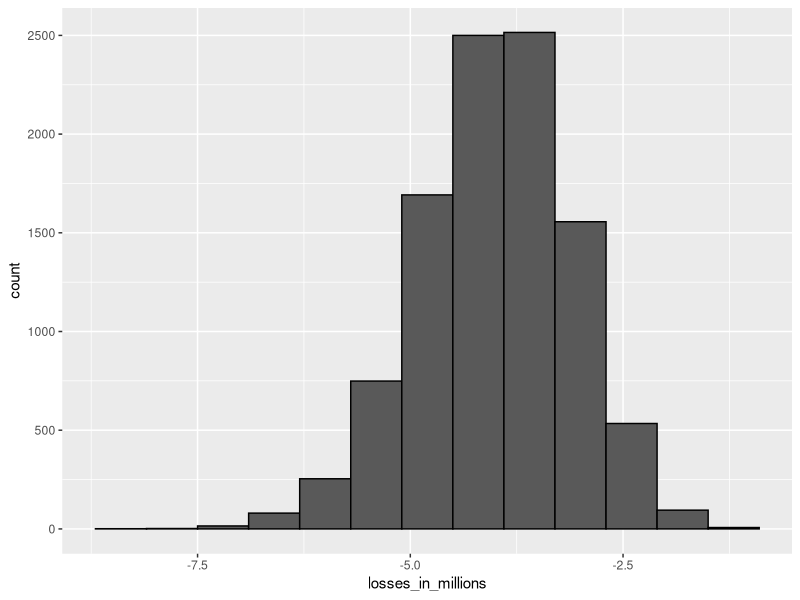
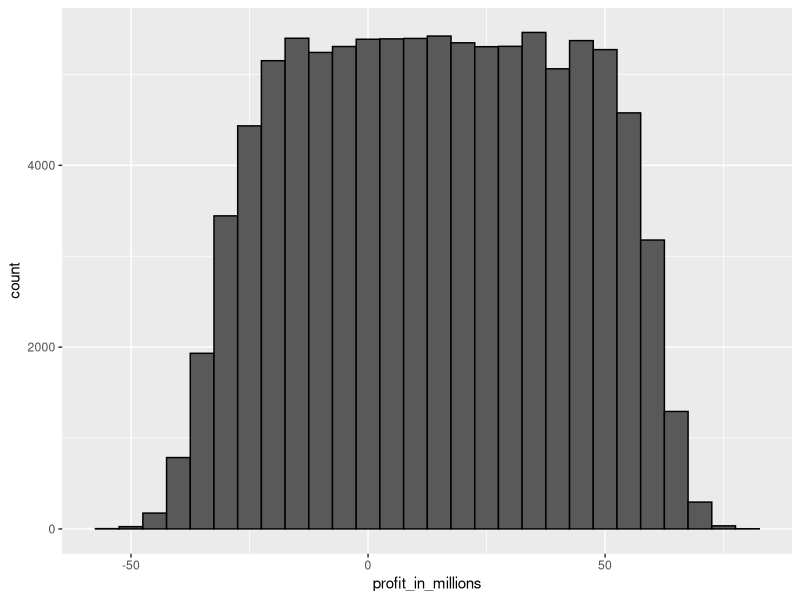

These figures' R source, in order:
## ---- chunk 1
n <- 1000
loss_per_foreclosure <- -200000
p <- 0.02
defaults <- sample( c(0,1), n, prob=c(1-p, p), replace = TRUE)
sum(defaults * loss_per_foreclosure)
## ---- chunk 2
B <- 10000
losses <- replicate(B, {
defaults <- sample( c(0,1), n, prob=c(1-p, p), replace = TRUE)
sum(defaults * loss_per_foreclosure)
})
## ---- chunk 3
library(tidyverse)
data.frame(losses_in_millions = losses/10^6) %>% ggplot(aes(losses_in_millions)) + geom_histogram(binwidth = 0.6, col="black")
## ---- chunk 4
n*(p*loss_per_foreclosure + (1-p)*0)
sqrt(n)*abs(loss_per_foreclosure)*sqrt(p*(1-p))
## ---- chunk 5
- loss_per_foreclosure*p/(1-p)
## ---- chunk 6
qnorm(0.01)
## ---- chunk 7
l <- loss_per_foreclosure
z <- qnorm(0.01)
x <- -l*( n*p - z*sqrt(n*p*(1-p)))/ ( n*(1-p) + z*sqrt(n*p*(1-p)))
x
## ---- chunk 8
loss_per_foreclosure*p + x*(1-p)
## ---- chunk 9
n*(loss_per_foreclosure*p + x*(1-p))
## ---- chunk 10
B <- 100000
profit <- replicate(B, {
draws <- sample( c(x, loss_per_foreclosure), n,
prob=c(1-p, p), replace = TRUE)
sum(draws)
})
mean(profit)
mean(profit<0)
## ---- chunk 11
p <- 0.04
r <- (- loss_per_foreclosure*p/(1-p))/ 180000
r
## ---- chunk 12
r <- 0.05
x <- r*180000
loss_per_foreclosure*p + x * (1-p)
## ---- chunk 13
z <- qnorm(0.01)
n <- ceiling((z^2*(x-l)^2*p*(1-p))/(l*p + x*(1-p))^2)
n
## ---- chunk 14
n*(loss_per_foreclosure*p + x * (1-p))
## ---- chunk 15
p <- 0.04
x <- 0.05*180000
profit <- replicate(B, {
draws <- sample( c(x, loss_per_foreclosure), n,
prob=c(1-p, p), replace = TRUE)
sum(draws)
})
mean(profit)
## ---- chunk 16
p <- 0.04
x <- 0.05*180000
profit <- replicate(B, {
new_p <- 0.04 + sample(seq(-0.01, 0.01, length = 100), 1)
draws <- sample( c(x, loss_per_foreclosure), n,
prob=c(1-new_p, new_p), replace = TRUE)
sum(draws)
})
## ---- chunk 17
mean(profit)
## ---- chunk 18
mean(profit<0)
## ---- chunk 19
mean(profit < -10000000)
## ---- chunk 20
data.frame(profit_in_millions=profit/10^6) %>%
ggplot(aes(profit_in_millions)) +
geom_histogram(color="black", binwidth = 5)
